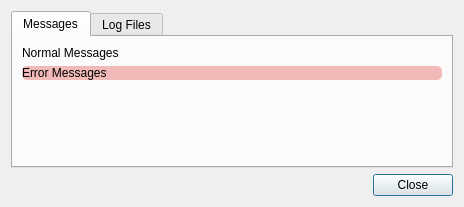
<?xml version="1.0" encoding="UTF-8"?>
<ui version="4.0">
 <class>LPMessages</class>
 <widget class="QDialog" name="LPMessages">
  <property name="geometry">
   <rect>
    <x>0</x>
    <y>0</y>
    <width>464</width>
    <height>207</height>
   </rect>
  </property>
  <property name="windowTitle">
   <string>Life Preserver Messages</string>
  </property>
  <property name="windowIcon">
   <iconset resource="lPreserve.qrc">
    <normaloff>:/images/tray-icon-error.png</normaloff>:/images/tray-icon-error.png</iconset>
  </property>
  <layout class="QVBoxLayout" name="verticalLayout">
   <item>
    <widget class="QTabWidget" name="tabWidget">
     <property name="currentIndex">
      <number>0</number>
     </property>
     <widget class="QWidget" name="tab_messages">
      <attribute name="icon">
       <iconset resource="lPreserve.qrc">
        <normaloff>:/images/view.png</normaloff>:/images/view.png</iconset>
      </attribute>
      <attribute name="title">
       <string>Messages</string>
      </attribute>
      <layout class="QVBoxLayout" name="verticalLayout_4">
       <item>
        <widget class="QLabel" name="label_messages">
         <property name="text">
          <string notr="true">Normal Messages</string>
         </property>
         <property name="wordWrap">
          <bool>true</bool>
         </property>
        </widget>
       </item>
       <item>
        <widget class="QLabel" name="label_errors">
         <property name="styleSheet">
          <string notr="true">background-color: rgba(220,10,10,70); border-radius: 5px;</string>
         </property>
         <property name="text">
          <string notr="true">Error Messages</string>
         </property>
         <property name="wordWrap">
          <bool>true</bool>
         </property>
        </widget>
       </item>
       <item>
        <spacer name="verticalSpacer">
         <property name="orientation">
          <enum>Qt::Vertical</enum>
         </property>
         <property name="sizeHint" stdset="0">
          <size>
           <width>20</width>
           <height>40</height>
          </size>
         </property>
        </spacer>
       </item>
      </layout>
     </widget>
     <widget class="QWidget" name="tab_files">
      <attribute name="icon">
       <iconset resource="lPreserve.qrc">
        <normaloff>:/images/copy.png</normaloff>:/images/copy.png</iconset>
      </attribute>
      <attribute name="title">
       <string>Log Files</string>
      </attribute>
      <layout class="QVBoxLayout" name="verticalLayout_2">
       <item>
        <widget class="QComboBox" name="combo_logs">
         <property name="frame">
          <bool>true</bool>
         </property>
        </widget>
       </item>
       <item>
        <widget class="QTextEdit" name="text_log">
         <property name="lineWrapMode">
          <enum>QTextEdit::NoWrap</enum>
         </property>
         <property name="readOnly">
          <bool>true</bool>
         </property>
        </widget>
       </item>
       <item>
        <spacer name="verticalSpacer_2">
         <property name="orientation">
          <enum>Qt::Vertical</enum>
         </property>
         <property name="sizeHint" stdset="0">
          <size>
           <width>20</width>
           <height>10</height>
          </size>
         </property>
        </spacer>
       </item>
      </layout>
     </widget>
    </widget>
   </item>
   <item>
    <layout class="QHBoxLayout" name="horizontalLayout">
     <item>
      <spacer name="horizontalSpacer">
       <property name="orientation">
        <enum>Qt::Horizontal</enum>
       </property>
       <property name="sizeHint" stdset="0">
        <size>
         <width>40</width>
         <height>20</height>
        </size>
       </property>
      </spacer>
     </item>
     <item>
      <widget class="QPushButton" name="push_close">
       <property name="text">
        <string>Close</string>
       </property>
       <property name="icon">
        <iconset resource="lPreserve.qrc">
         <normaloff>:/images/application-exit.png</normaloff>:/images/application-exit.png</iconset>
       </property>
      </widget>
     </item>
    </layout>
   </item>
  </layout>
 </widget>
 <resources>
  <include location="lPreserve.qrc"/>
 </resources>
 <connections/>
</ui>
